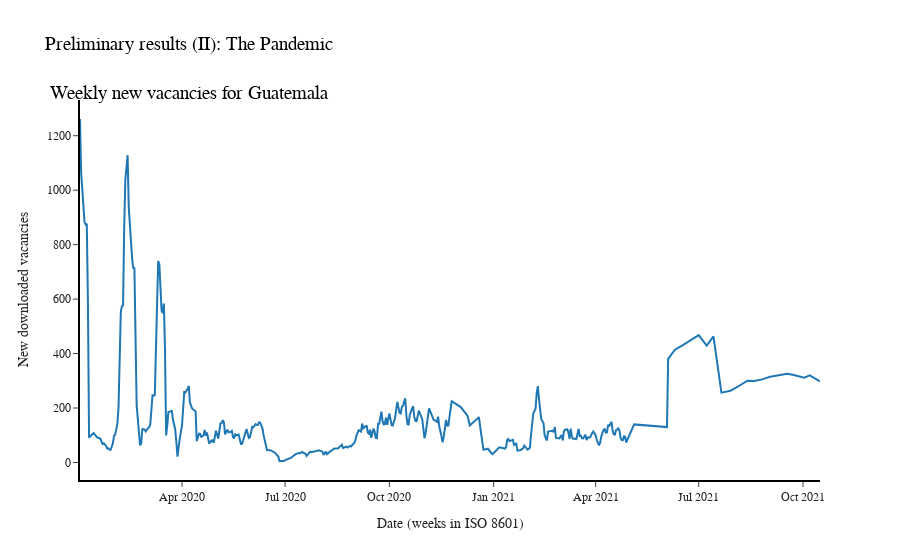

Notebook source saved alongside this figure:
### Code cell
df2 = df.groupby([df.date_posted])['count'].\
            sum().reset_index()
df2['conteo_MA'] = df2['count'].transform(lambda x: x.rolling(7, 1).mean()) 

df2 = df2.loc[pd.to_datetime(df2.date_posted).dt.year>2019]
#Create Figure
fig2 = px.line(df2, x='date_posted', y='conteo_MA', 
                  title = 'Preliminary results (II): The Pandemic <br>  <br> Weekly new vacancies for Guatemala',
               template ='simple_white'
                 )
fig2.update_layout(showlegend=False,
                xaxis_title="Date (weeks in ISO 8601)",
                yaxis_title="New downloaded vacancies",
                font_family="Arial",
                title_font_family="Arial Black",
                yaxis_title_font_family ="Arial Black",
                xaxis_title_font_family ="Arial Black",
                title_font_color="black",
                title_font_size=19,
                legend_title_font_color="green",
                uniformtext_minsize=14, 
                uniformtext_mode=False)
fig2.update_traces(textposition='middle right')
fig2.update_xaxes(showline=True, linewidth=2, linecolor='black', showspikes=True)
fig2.update_yaxes(showline=True, linewidth=2, linecolor='black', showspikes=True)

iplot(fig2)

### Figure 1 — Plotly figure (JSON) as saved in the notebook; plotly's stock layout.template omitted (floating-point values rounded to 4 significant figures; data arrays with more than 128 entries replaced by an {"elided": "..."} marker saying what was removed)
{"data": [{"hovertemplate": "date_posted=%{x}<br>conteo_MA=%{y}<extra></extra>", "legendgroup": "", "line": {"color": "#1F77B4", "dash": "solid"}, "marker": {"symbol": "circle"}, "mode": "lines", "name": "", "orientation": "v", "showlegend": false, "textposition": "middle right", "type": "scatter", "x": {"elided": "375 str values"}, "xaxis": "x", "y": {"elided": "375 float values"}, "yaxis": "y"}], "layout": {"font": {"family": "Arial"}, "legend": {"title": {"font": {"color": "green"}}, "tracegroupgap": 0}, "showlegend": false, "title": {"font": {"color": "black", "family": "Arial Black", "size": 19}, "text": "Preliminary results (II): The Pandemic <br>  <br> Weekly new vacancies for Guatemala"}, "uniformtext": {"minsize": 14, "mode": false}, "xaxis": {"anchor": "y", "domain": [0, 1], "linecolor": "black", "linewidth": 2, "showline": true, "showspikes": true, "title": {"font": {"family": "Arial Black"}, "text": "Date (weeks in ISO 8601)"}}, "yaxis": {"anchor": "x", "domain": [0, 1], "linecolor": "black", "linewidth": 2, "showline": true, "showspikes": true, "title": {"font": {"family": "Arial Black"}, "text": "New downloaded vacancies"}}}}
